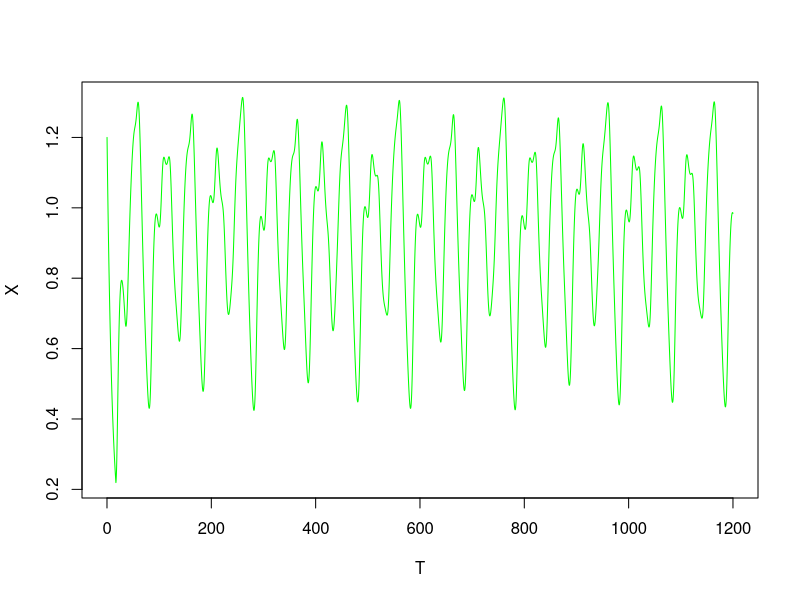

Generate this figure with R:
mackeyglass_eq <- function(x_t, x_t_minus_tau, a, b) {
  return (-b*x_t + a*x_t_minus_tau/(1 + x_t_minus_tau^10.0));
}

mackeyglass_rk4 <- function(x_t, x_t_minus_tau, deltat, a, b) {
  k1 = deltat*mackeyglass_eq(x_t,          x_t_minus_tau, a, b);
  k2 = deltat*mackeyglass_eq(x_t+0.5*k1,   x_t_minus_tau, a, b);
  k3 = deltat*mackeyglass_eq(x_t+0.5*k2,   x_t_minus_tau, a, b);
  k4 = deltat*mackeyglass_eq(x_t+k3,       x_t_minus_tau, a, b);  
  
  return (x_t + k1/6 + k2/3 + k3/3 + k4/6);
}

a        = 0.2;   # value for a in eq (1)
b        = 0.1;   # value for b in eq (1)
tau      = 17;  	# delay constant in eq (1)
x0       = 1.2;		# initial condition: x(t=0)=x0
deltat   = 0.1;	  # time step size (which coincides with the integration step)
sample_n = 12000;	# total no. of samples, excluding the given initial condition
interval = 1;	    # output is printed at every 'interval' time steps

time <- 0;
index <- 1;
history_length <- floor(tau/deltat)
x_history <- rep(0, history_length)
x_t <- x0;

X <- rep(0, sample_n); # vector of all generated x samples
T <- rep(0, sample_n); # vector of time samples

for (i in 1 : sample_n) {
  X[i] <- x_t;  
  if (tau == 0) {
    x_t_minus_tau <- 0
  } else {
    x_t_minus_tau <- x_history[index];
  }
  x_t_plus_deltat = mackeyglass_rk4(x_t, x_t_minus_tau, deltat, a, b);
  if (tau != 0) {
    x_history[index] <- x_t_plus_deltat;
    index = (index %% history_length) + 1;
  }
  
  time <- time + deltat;
  T[i] <- time;
  x_t <- x_t_plus_deltat; 
}

plot(T, X, type="l", col="green")
write(X, file = "MackeyGlass.txt", ncolumns = 1, append = FALSE, sep = " ")